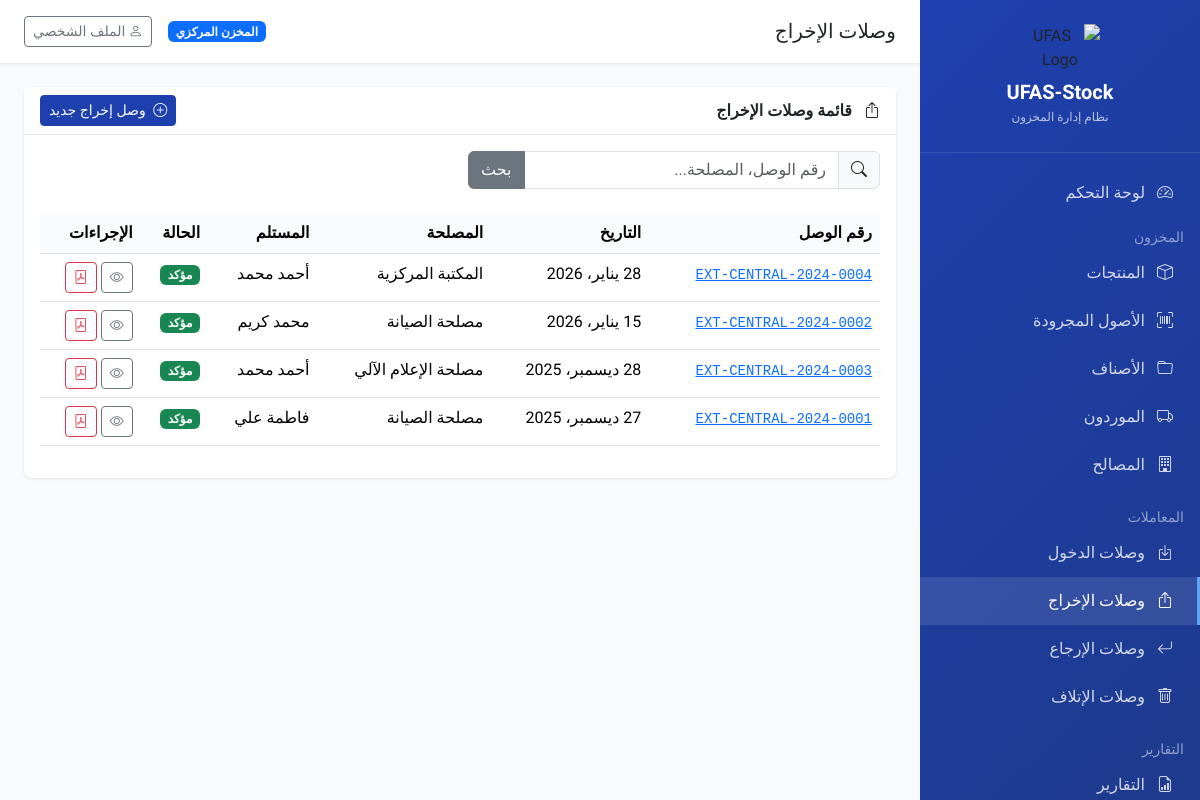
/transactions/exit/ (signed in), run on an earlier commit of the app's database.
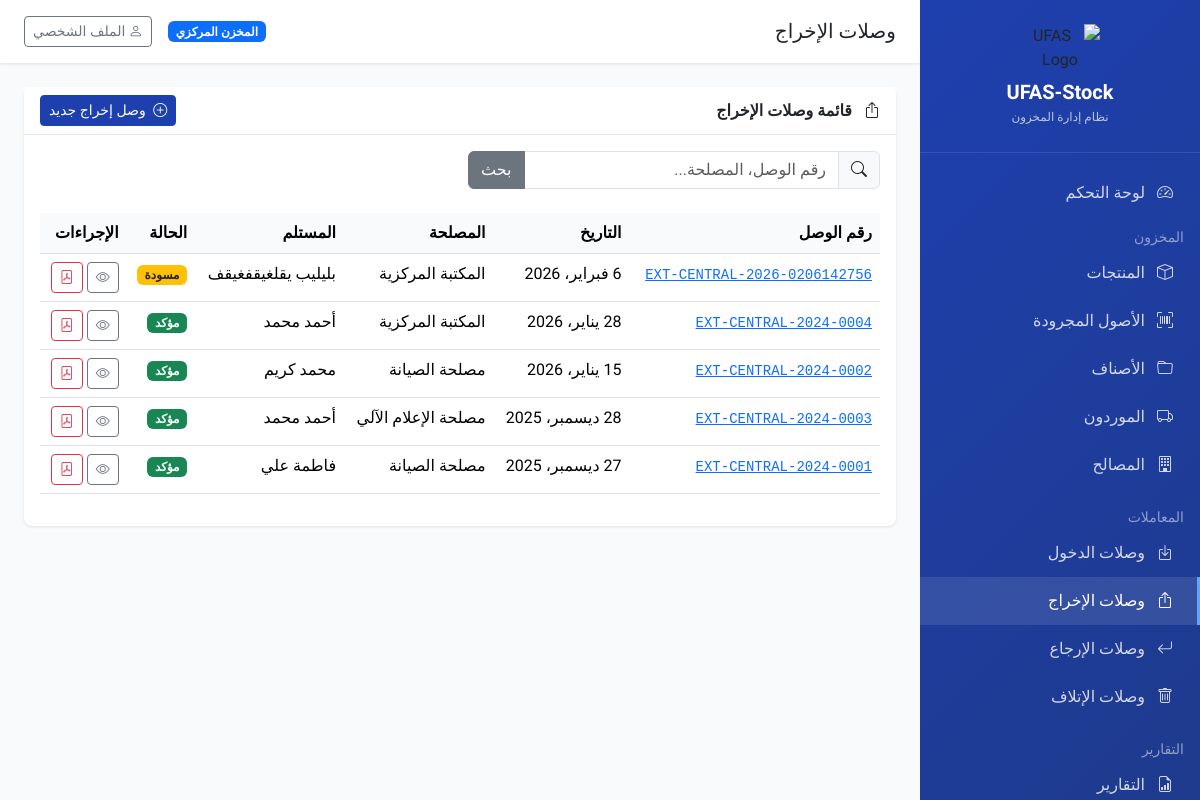
And on a later commit of the database.
### transactions/models.py (models this page shows, shortened)
class BaseVoucher(models.Model):
    STATUS_CHOICES = [
        ('draft', 'مسودة'),
        ('confirmed', 'مؤكد'),
        ('cancelled', 'ملغى'),
    ]
    voucher_number = models.CharField('رقم الوصل', max_length=50)
    date = models.DateField('التاريخ')
    status = models.CharField('الحالة', max_length=20, choices=STATUS_CHOICES, default='draft')
    notes = models.TextField('ملاحظات', blank=True)
    tenant = models.ForeignKey(
        'core.Tenant',
        on_delete=models.CASCADE,
        verbose_name='الوحدة'
    )
    created_by = models.ForeignKey(
        'core.User',
        on_delete=models.SET_NULL,
        null=True,
        related_name='%(class)s_created',
        verbose_name='أنشئ بواسطة'
    )
    confirmed_by = models.ForeignKey(
        'core.User',
        on_delete=models.SET_NULL,
        null=True,
        blank=True,
        related_name='%(class)s_confirmed',
        verbose_name='أكد بواسطة'
    )
    created_at = models.DateTimeField('تاريخ الإنشاء', auto_now_add=True)
    updated_at = models.DateTimeField('تاريخ التحديث', auto_now=True)
    class Meta:
        abstract = True
        ordering = ['-date', '-created_at']

class ExitVoucher(BaseVoucher):
    department = models.ForeignKey(
        'inventory.Department',
        on_delete=models.SET_NULL,
        null=True,
        related_name='exit_vouchers',
        verbose_name='المصلحة المستفيدة'
    )
    recipient_name = models.CharField('اسم المستلم', max_length=200, blank=True)
    class Meta(BaseVoucher.Meta):
        verbose_name = 'وصل إخراج'
        verbose_name_plural = 'وصلات الإخراج'
        unique_together = ['voucher_number', 'tenant']

### inventory/models.py (models this page shows, shortened)
class Department(models.Model):
    name = models.CharField('اسم المصلحة', max_length=200)
    code = models.CharField('رمز المصلحة', max_length=50, blank=True)
    responsible_name = models.CharField('اسم المسؤول', max_length=200, blank=True)
    phone = models.CharField('الهاتف', max_length=20, blank=True)
    tenant = models.ForeignKey(
        'core.Tenant',
        on_delete=models.CASCADE,
        related_name='departments',
        verbose_name='الوحدة'
    )
    is_active = models.BooleanField('نشطة', default=True)
    created_at = models.DateTimeField('تاريخ الإنشاء', auto_now_add=True)
    class Meta:
        verbose_name = 'مصلحة'
        verbose_name_plural = 'المصالح'
        ordering = ['name']

### transactions/views.py (the view)
# urls.py: path('exit/', views.exit_voucher_list, name='exit_voucher_list'),
@login_required
def exit_voucher_list(request):
    vouchers = get_tenant_queryset(request, ExitVoucher)
    search = request.GET.get('search', '')
    if search:
        vouchers = vouchers.filter(
            Q(voucher_number__icontains=search) |
            Q(department__name__icontains=search) |
            Q(recipient_name__icontains=search)
        )
    paginator = Paginator(vouchers.select_related('department', 'created_by'), 20)
    page = request.GET.get('page', 1)
    vouchers = paginator.get_page(page)
    return render(request, 'transactions/exit_voucher_list.html', {
        'vouchers': vouchers,
        'search': search,
    })

### core/context_processors.py (called while the page is built)
def tenant_context(request):
    tenant = None
    if request.user.is_authenticated:
        tenant = getattr(request.user, 'tenant', None)
    return {
        'current_tenant': tenant,
        'is_super_admin': getattr(request.user, 'is_super_admin', False) if request.user.is_authenticated else False,
    }

### core/models.py (called while the page is built)
    @property
    def is_super_admin(self):
        return self.role == 'super_admin'

### transactions/views.py (called while the page is built)
def get_tenant_queryset(request, model):
    if request.user.is_super_admin:
        return model.objects.all()
    return model.objects.filter(tenant=request.user.tenant)

### templates/transactions/exit_voucher_list.html (shortened to what this page needs)
{% extends 'base.html' %}
{% block page_title %}وصلات الإخراج{% endblock %}
{% block content %}
<div class="card">
    <div class="card-header d-flex justify-content-between align-items-center">
        <span><i class="bi bi-box-arrow-up me-2"></i> قائمة وصلات الإخراج</span>
        <a href="{% url 'exit_voucher_create' %}" class="btn btn-primary btn-sm">
            <i class="bi bi-plus-circle me-1"></i> وصل إخراج جديد
        </a>
    </div>
    <div class="card-body">
        <form method="get" class="row g-3 mb-4">
            <div class="col-md-6">
                <div class="input-group">
                    <span class="input-group-text"><i class="bi bi-search"></i></span>
                    <input type="text" name="search" class="form-control" placeholder="رقم الوصل، المصلحة..." value="{{ search }}">
                    <button type="submit" class="btn btn-secondary">بحث</button>
                </div>
            </div>
        </form>
        <div class="table-responsive">
            <table class="table table-hover">
                <thead>
                    <tr>
                        <th>رقم الوصل</th>
                        <th>التاريخ</th>
                        <th>المصلحة</th>
                        <th>المستلم</th>
                        <th>الحالة</th>
                        <th>الإجراءات</th>
                    </tr>
                </thead>
                <tbody>
                    {% for voucher in vouchers %}
                    <tr>
                        <td><a href="{% url 'exit_voucher_detail' voucher.pk %}"><code>{{ voucher.voucher_number }}</code></a></td>
                        <td>{{ voucher.date }}</td>
                        <td>{{ voucher.department.name|default:"-" }}</td>
                        <td>{{ voucher.recipient_name|default:"-" }}</td>
                        <td>
                            {% if voucher.status == 'confirmed' %}
                            <span class="badge bg-success">مؤكد</span>
                            {% elif voucher.status == 'draft' %}
                            <span class="badge bg-warning text-dark">مسودة</span>
                            {% else %}
                            <span class="badge bg-secondary">{{ voucher.get_status_display }}</span>
                            {% endif %}
                        </td>
                        <td>
                            <a href="{% url 'exit_voucher_detail' voucher.pk %}" class="btn btn-sm btn-outline-secondary">
                                <i class="bi bi-eye"></i>
                            </a>
                            <a href="{% url 'voucher_pdf' 'exit' voucher.pk %}" class="btn btn-sm btn-outline-danger" target="_blank">
                                <i class="bi bi-file-pdf"></i>
                            </a>
                        </td>
                    </tr>
                    {% empty %}
                    <tr>
                        <td colspan="6" class="text-center text-muted py-4">لا توجد وصلات إخراج</td>
                    </tr>
                    {% endfor %}
                </tbody>
            </table>
        </div>
    </div>
</div>
{% endblock %}

What changed in the data, as far as the page shows it:
added ExitVoucher: voucher_number "EXT-CENTRAL-2026-0206142756", date "6 فبراير، 2026", department.name "المكتبة المركزية", recipient_name "بليليب يقلغيقفغيقف", status "مسودة"
